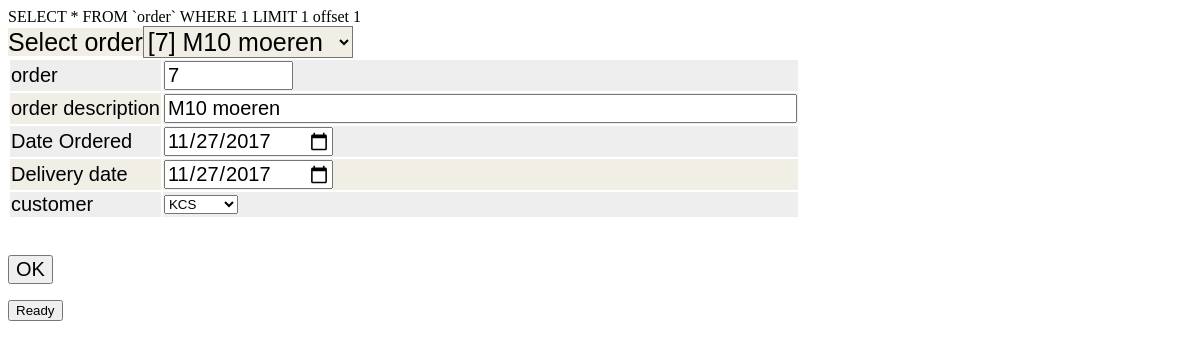
The app's page /maintainOrder.php, older data.
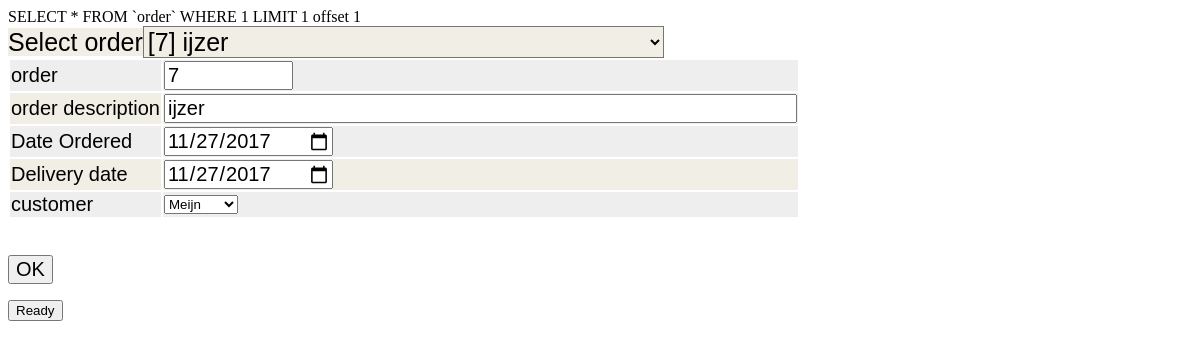
The same page, newer data.
### tables this page shows
CREATE TABLE `order` (
  `order` int(11) NOT NULL,
  `description` varchar(50) NOT NULL,
  `orderDate` date NOT NULL,
  `delDate` date NOT NULL,
  `customer` varchar(30) NOT NULL
);

### maintainOrder.php (the view, shortened to what this page needs)
<?php
require_once './connection.php';
if (isset($_SESSION)) {
    if (isset($_SESSION['order'])) {
        $order = $_SESSION['order'];
    } else {
        $order = vulSessieOrderGegevensMetEersteOrder();
    }
    if (isset($_SESSION['desc'])) {
        $desc = $_SESSION['desc'];
    } else {
        $desc = "";
    }
    if (isset($_SESSION['orderDate'])) {
        $orderDate = $_SESSION['orderDate'];
    } else {
        $orderDate = date("2017-12-4");
    }
    if (isset($_SESSION['customer'])) {
        $customer = $_SESSION['customer'];
    } else {
        $customer = "";
    }
}
?>
<html>
    <head>
        <link rel = "stylesheet" type = "text/css" href="oes.css">
    </head>
    <body>
        <form name="maintainOrder" action="updateOrderDB.php"   onsubmit="return validate(this)" method =GET>
            <table>
                <?php
                $conn = connectToDb();
                echo "<span id ='idselect'>Select order</span> " . createTagSelect($conn, "IDorder", $order);
                ?>
                <tr> <td> order                  </td> <td><input type="text"  name="order"     value=<?php echo $order; ?>   id="order"   size="8"   /></td></tr>
                <tr> <td> order description      </td> <td><input type="text"  name="desc"      value="<?php echo $desc; ?>"   id="desc"    size="50"  /></td></tr>
                <tr> <td> Date Ordered           </td> <td><input type="date"  name="orderDate" value=<?php echo $orderDate; ?>   id=orderDate size="30"  /></td></tr>
                <tr> <td> Delivery date          </td> <td><input type="date"  name="delDate"   value=<?php echo $orderDate; ?>   id=delDate   size="30"  /></td></tr>
                <tr> <td> customer  </td> <td>
                        <select name="customer" id="customer">
                            <?php
                            echo geefOption("KCS", $customer);
                            echo geefOption("Meijn", $customer);
                            ?>
                        </select>
                </tr> </td>
            </table>
            <tr> <td>  <br><br>   <input type="submit" value="OK" id=screenButtons"></td></tr>
        </form>
        <button onclick="cansel()" >Ready</button>
        <?php
        function createTagSelect($ParamConn, $selectidname, $p_order) {
            $sql = "SELECT `description` ,`order` FROM `order`;";
            $erinResultSet = $ParamConn->query($sql);
            $eruit = "<select id=$selectidname onClick=verwerkWijzOrder(); >";
            for ($x = 0; $x < $erinResultSet->num_rows; $x++) {
                $row = $erinResultSet->fetch_assoc();
                if ($row['order'] == $p_order) {
                    $eruit .= "<option selected>";
                } else {
                    $eruit .= "<option>";
                }
                $eruit .= "[";
                $eruit .= $row['order'];
                $eruit .= "]  ";
                $eruit .= $row['description'];
                $eruit .= "</option>";
            }
            $eruit .= "</select>";
            return $eruit;
        }
        function vulSessieOrderGegevensMetEersteOrder() {
            $conn = connectToDb();
            $sql = "SELECT *  FROM `order`  WHERE 1 LIMIT 1 offset 1 ";
            $resultSet = $conn->query($sql);
            $row = $resultSet->fetch_assoc();
            $order = $row['order'];
            return $order;
        }
        ?>

Row changes from the older to the newer data that the page shows:
changed order: order "[7] M10 moeren" → "[7] ijzer"
Text that changed along with them:
form field desc: "M10 moeren" → "ijzer"
form field customer: "KCS" → "Meijn"
